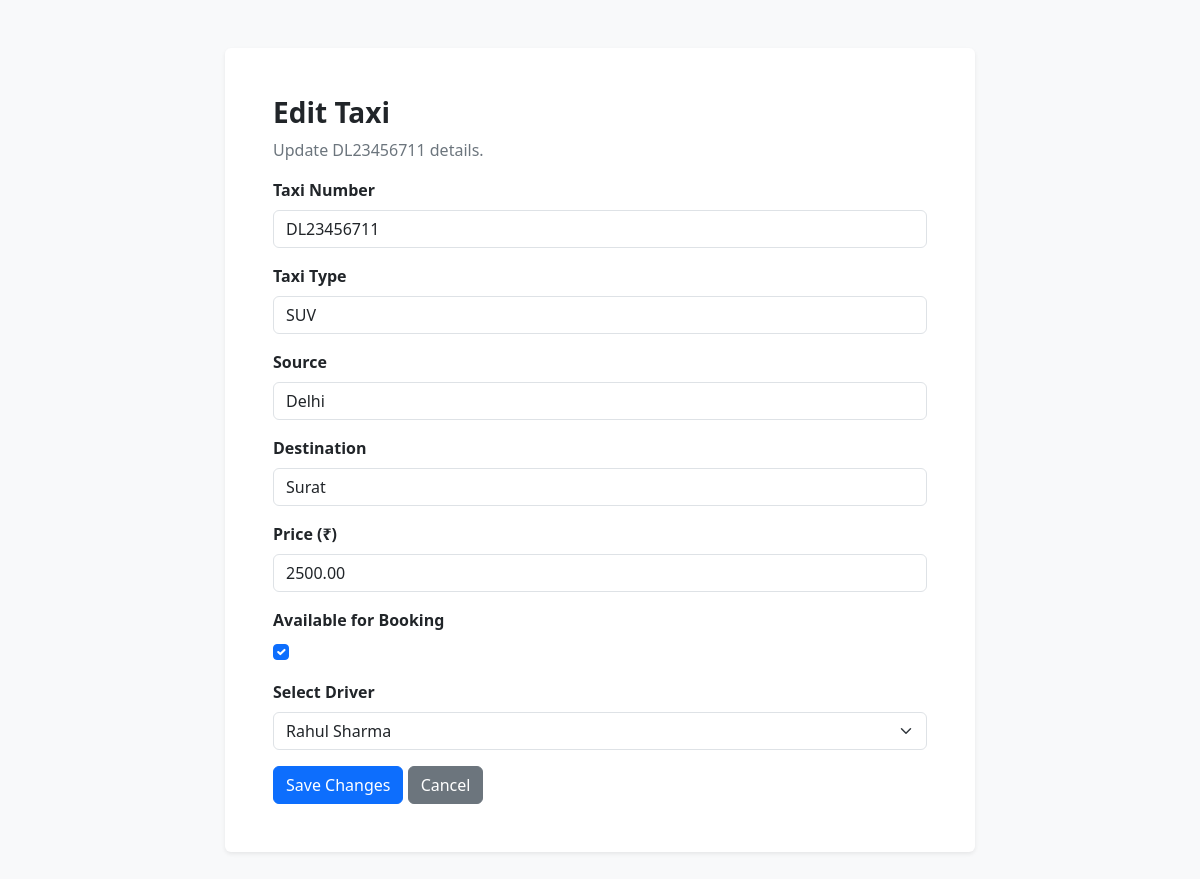
/taxis/2/edit/ (signed in), run on the app's committed database.
### core/models.py (models this page shows, shortened)
class Taxi(models.Model):
    number = models.CharField(max_length=20, unique=True)
    type = models.CharField(max_length=50)
    source = models.CharField(max_length=100)
    destination = models.CharField(max_length=100)
    price = models.DecimalField(max_digits=10, decimal_places=2)
    availability = models.BooleanField(default=True)
    driver = models.ForeignKey(
        Driver,
        on_delete=models.CASCADE,
        related_name='taxis',
    )

### core/views.py (the view)
@user_passes_test(
    lambda user: user.is_authenticated and user.is_staff,
    login_url='admin_login',
)
def admin_taxi_edit(request, taxi_id):
    taxi = get_object_or_404(Taxi, pk=taxi_id)
    if request.method == 'POST':
        form = TaxiForm(request.POST, instance=taxi)
        if form.is_valid():
            form.save()
            messages.success(request, 'Taxi updated successfully!')
            return redirect('admin_taxi_list')
    else:
        form = TaxiForm(instance=taxi)
    return render(
        request,
        'core/admin_taxi_edit.html',
        {'form': form, 'taxi': taxi},
    )

### core/models.py (called while the page is built)
    def __str__(self):
        return self.name

### core/templates/core/admin_taxi_edit.html (shortened to what this page needs)
<!DOCTYPE html>
<html lang="en">
<head>
    <link href="https://cdn.jsdelivr.net/npm/bootstrap@5.3.3/dist/css/bootstrap.min.css"
          rel="stylesheet">
</head>
<body class="bg-light">
<div class="container py-5">
    <div class="card border-0 shadow-sm mx-auto" style="max-width:750px">
        <div class="card-body p-4 p-md-5">
            <h1 class="h3 fw-bold">Edit Taxi</h1>
            <p class="text-secondary">Update {{ taxi.number }} details.</p>
            <form method="POST">
                {% for field in form %}
                    <div class="mb-3">
                        <label for="{{ field.id_for_label }}"
                               class="form-label fw-semibold">
                            {{ field.label }}
                        </label>
                        {% if field.name == 'availability' %}
                            <div class="form-check">
                                {{ field }}
                            </div>
                        {% else %}
                            {{ field }}
                        {% endif %}
                    </div>
                {% endfor %}
                <button type="submit" class="btn btn-primary">
                    Save Changes
                </button>
                <a href="{% url 'admin_taxi_list' %}"
                   class="btn btn-secondary">Cancel</a>
            </form>
        </div>
    </div>
</div>
</body>
</html>

### data on the page
Taxi: number "DL23456711", form "DL23456711" "SUV" "Delhi" "Surat" "2500.00" "Rahul Sharma", form "☑"

### other printed values
{{ field.label }} "Taxi Number" "Taxi Type" "Source" "Destination" "Price (₹)" "Available for Booking" "Select Driver"
